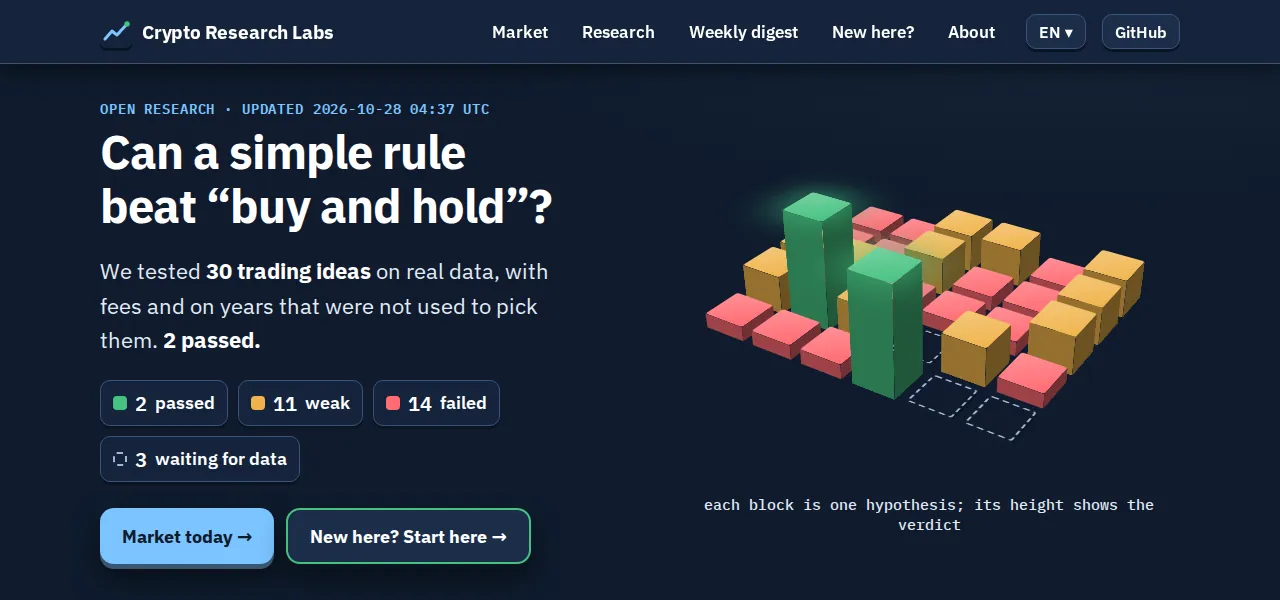
#> input picture assets/crl-1280.webp, 1280 x 600 px
$ python -i images.py   (imports and definitions only)
#> lines starting #> are read from the running program, lines starting #| are printed output that depends on the picture; after the words box and inside, x2 and y2 are one past the last pixel; in counts of white or black regions, pixels touching at a corner belong together
#!/usr/bin/env python3
"""Generates the landing's images from the source projects (run by hand, output is committed).

    python3 tools/images.py --icon ../my-ip-geo-plasma6/package/contents/icon.png \
        --crl ../Crypto-Research-Labs/docs/screenshots/dashboard.png \
        --tbm ../telegram-bot-manager/docs/screenshots/webhook.png \
        --myip ../my-ip-geo-plasma6/screenshots/main.png

Needs Pillow, numpy, scipy, fonttools and brotli. Writes assets/cat.webp (the widget's cat as a die-cut sticker, the
"IP & Geo" lettering left out; the drawing itself is not changed), the project screenshots,
assets/og/<lang>.png (1200x630 share cards), favicon.ico and apple-touch-icon.png.
"""
import argparse
import json
import sys
from pathlib import Path

import numpy as np
from PIL import Image, ImageDraw, ImageFilter, ImageFont
from scipy import ndimage as ndi

ROOT = Path(__file__).resolve().parent.parent
sys.path.insert(0, str(ROOT))
import build  # noqa: E402  (text for the share cards)

ASSETS = ROOT / "assets"
FONTS = ASSETS / "fonts"
NAVY = (15, 27, 45)


# ---------- sticker ----------

def cut_out(icon: Path):
    """Cat on a flat grey background -> (rgb, alpha, cat mask); the lettering and the ground shadow are dropped."""
#> called with icon = '../assets/crl-1280.webp'
    im = np.asarray(Image.open(icon).convert("RGB")).astype(np.float32)
    lum, sat = im.mean(2), im.max(2) - im.min(2)
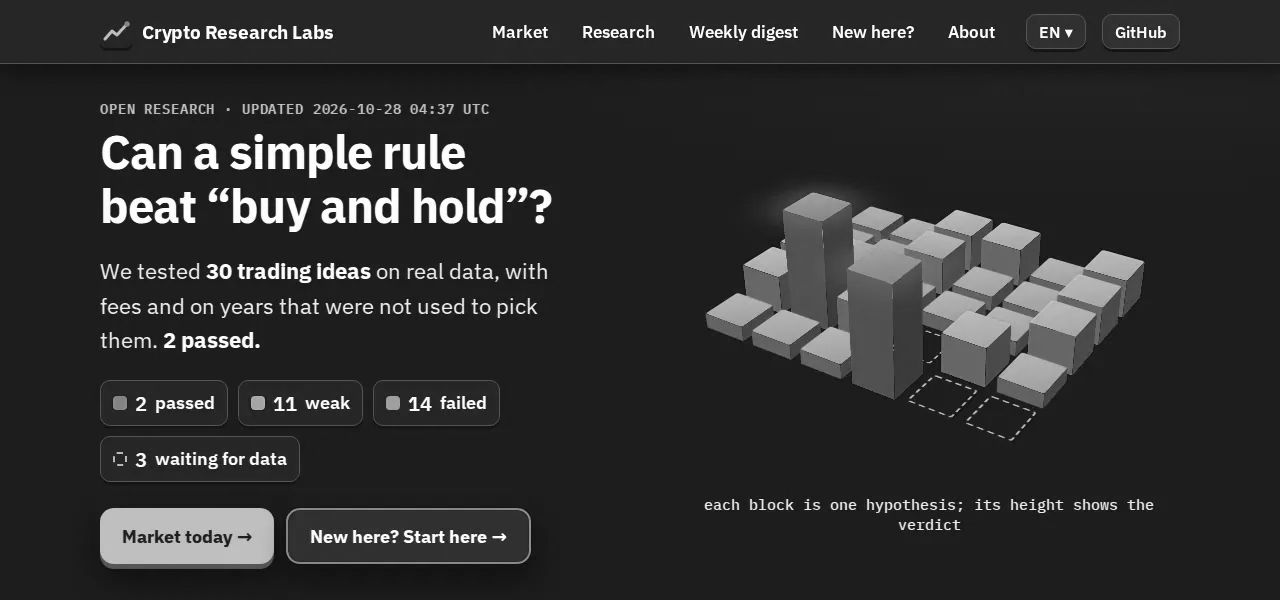
#> lum: shape (600, 1280) float32; min 10.33, max 255, mean 47.4
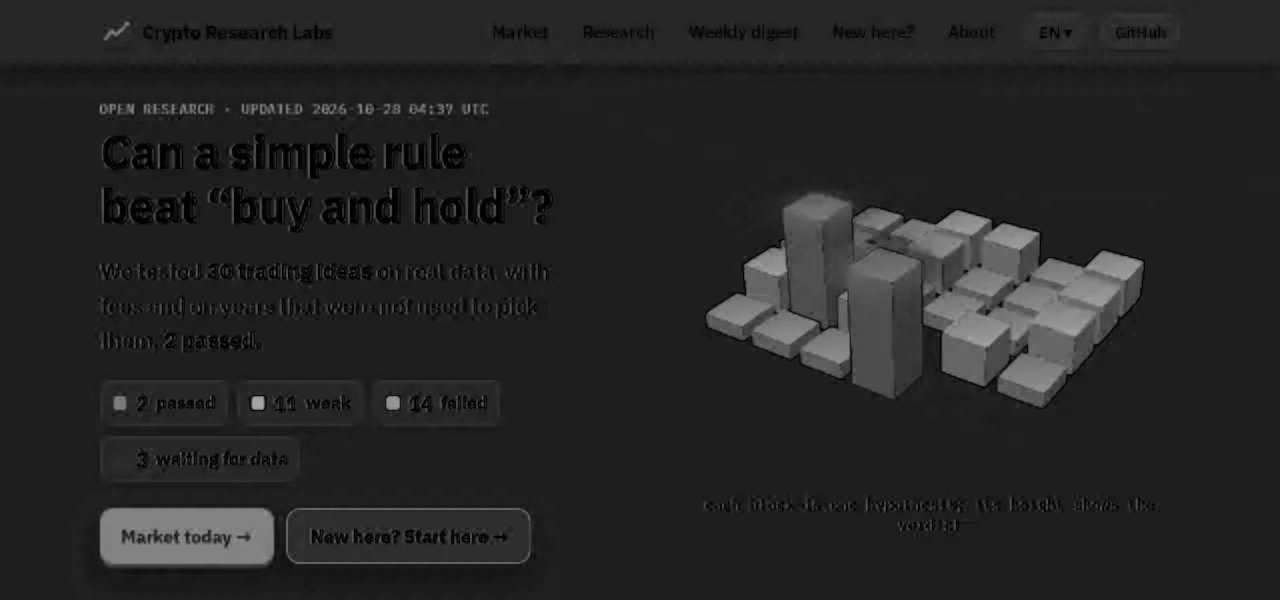
#> sat: shape (600, 1280) float32; min 0, max 168, mean 37.4
    bgish = (sat < 14) & (lum > 55)  # flat grey, its shadow and anti-aliased edges; the black outline stops it
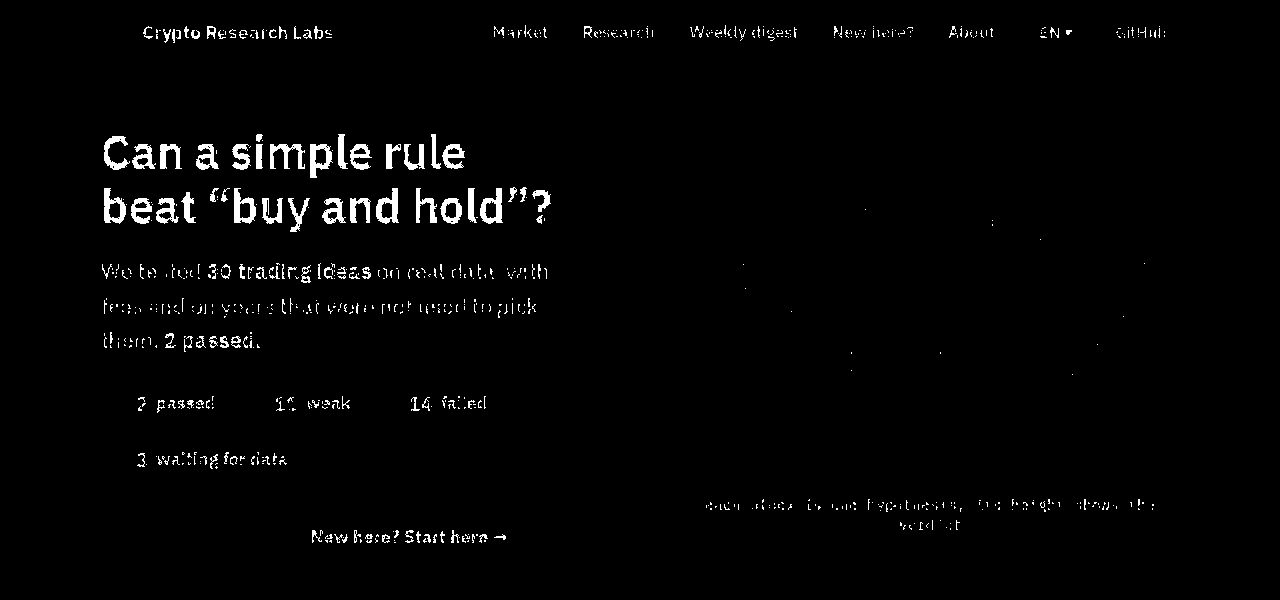
#> bgish: shape (600, 1280) bool; 2% white; 725 white regions (607 under 20 px), largest, box (x1, y1, x2, y2) and area: (376, 188, 399, 224) 415, (480, 188, 503, 224) 414, (310, 144, 333, 178) 411
    lab, _ = ndi.label(bgish)
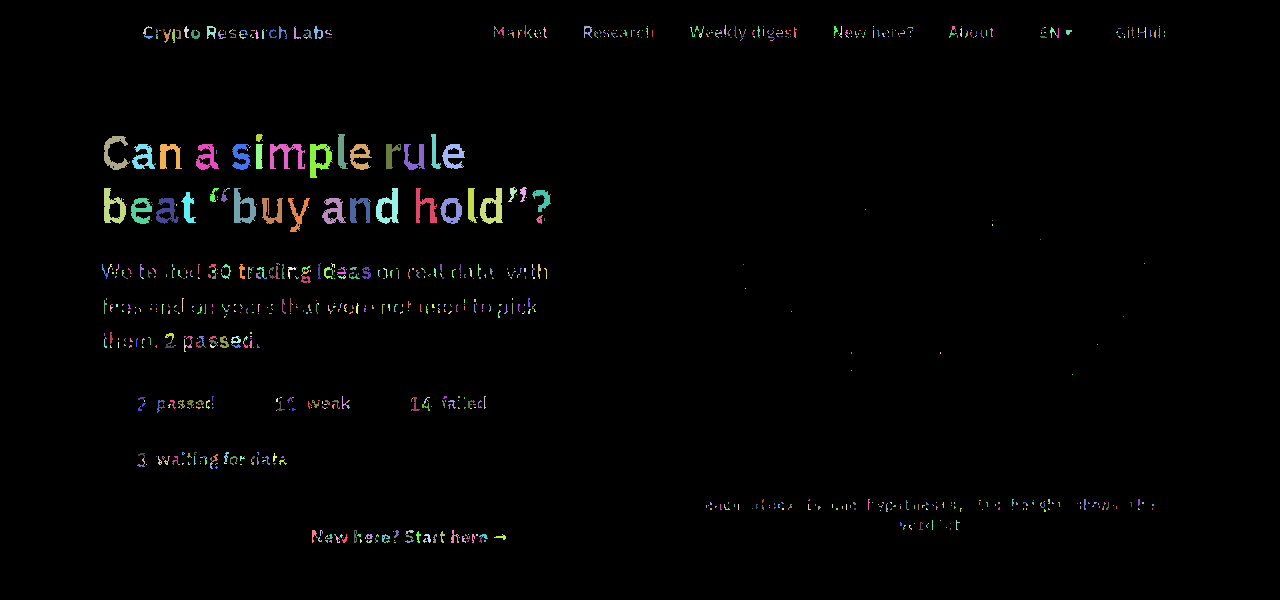
#> lab: shape (600, 1280) int32; 1025 distinct labels, from 0 to 1024; one colour per label, 0 black
    edge = set(np.unique(np.concatenate([lab[0], lab[-1], lab[:, 0], lab[:, -1]]))) - {0}
#> edge = 0 items
    background = np.isin(lab, list(edge))
#> background: shape (600, 1280) bool; every value is 0
    fg = ~background
#> fg: shape (600, 1280) bool; every value is 1
    lab2, n2 = ndi.label(fg)
#> lab2: shape (600, 1280) int32; every value is 1
#> n2 = 1
    sizes = ndi.sum(fg, lab2, range(1, n2 + 1))
#> sizes = [768000]
    cat = ndi.binary_fill_holes(lab2 == int(np.argmax(sizes)) + 1)  # the biggest blob is the cat, letters go
    band = ndi.binary_dilation(cat, iterations=2) & ~cat
    local_bg = np.maximum(ndi.maximum_filter(np.where(background, lum, 0), size=9), 1)
#> local_bg: shape (600, 1280) float32; every value is 1
    a_edge = np.clip((local_bg - lum) / local_bg, 0, 1)  # edge pixels = black ink over the local background
#> a_edge: shape (600, 1280) float32; every value is 0
    a_edge[a_edge < 0.06] = 0
    alpha = np.where(cat, 1.0, np.where(band, a_edge, 0.0))
    rgb = np.where(cat[..., None], im, 0.0)
    return rgb, alpha, cat


# [25 lines left out: functions sticker, with_shadow, not called in this run]


# ---------- text with per-character font fallback (the woff2 files are split by script) ----------

class Face:
    # [26 lines left out: functions __init__, pick, runs, not called in this run]

    def width(self, text):
        return sum(f.getlength(t) for f, t in self.runs(text))

    # [86 lines left out: functions draw, wrap, og_card, shot, main, not called in this run]


# [2 lines not run here, left out]

>>> result = cut_out('../assets/crl-1280.webp')
